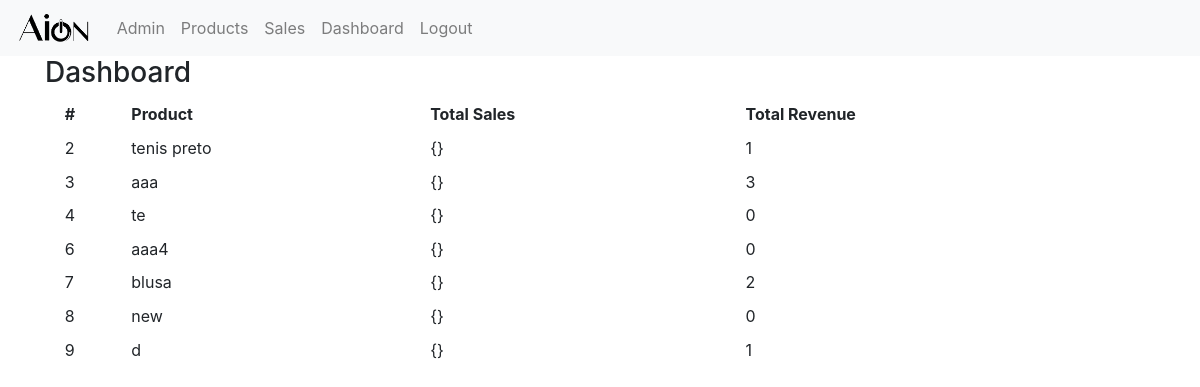
The page /sales_app/dashboard/ on the database as committed earlier.
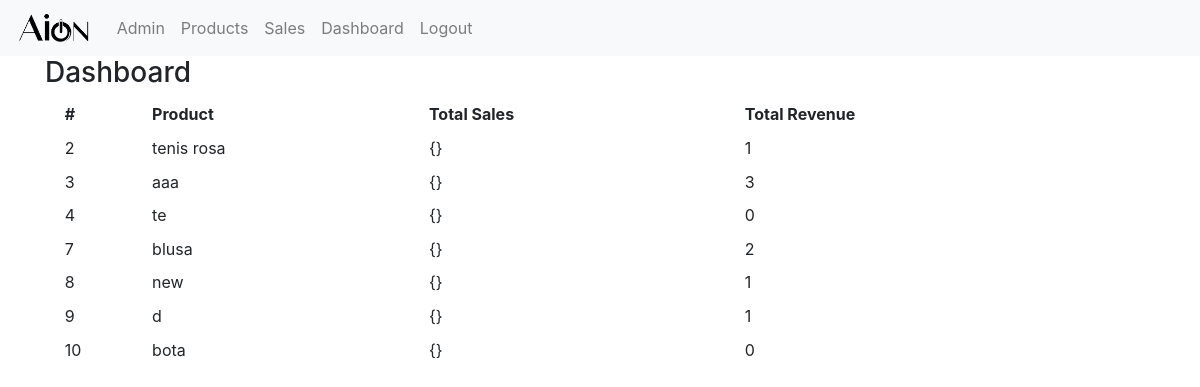
The same page on the database as committed later.
### sales_app/models.py (models this page shows, shortened)
class Product(models.Model):
    name = models.CharField(max_length=256, unique=True)
    price = models.DecimalField(decimal_places=2, max_digits=32)

### sales_app/views.py (the view)
# urls.py: path('dashboard/', views.DashboardView.as_view(), name='dashboard'),
class DashboardView(TemplateView):
    template_name = 'sales_app/dashboard.html'
    def get_context_data(self,**kwargs):
        context = super().get_context_data(**kwargs)
        products_list = models.Product.objects.all()
        context['products'] = products_list
        return context

### sales_app/templates/sales_app/dashboard.html
{% extends "sales_app/sales_app_base.html" %}
{% block body_block %}
<div class="container">
  <div class="row">
    <h3>Dashboard</h3>
  </div>
  <table class="table table-sm table-hover table-borderless">
    <thead>
      <tr>
        <th scope="col">#</th>
        <th scope="col">Product</th>
        <th scope="col">Total Sales</th>
        <th scope="col">Total Revenue</th>
      </tr>
    </thead>
    <tbody>
      {% for product in products %}
      <tr>
        <td>{{product.pk}}</td>
        <td>{{product.name}}</td>
        <td>{{product.sales.aggregate}}</td>
        <td>{{product.sales.count}}</td>
      </tr>
      {% endfor %}
    </tbody>
  </table>
</div>
{% endblock %}

Rows that differ between the two databases and show on the page:
removed Product: pk "6", name "aaa4", sales.aggregate "{}", sales.count "0"
changed Product id 2: name "tenis preto" → "tenis rosa"
computed for Product "new": sales.count "0" → "1"
added Product: pk "10", name "bota", sales.aggregate "{}", sales.count "0"
